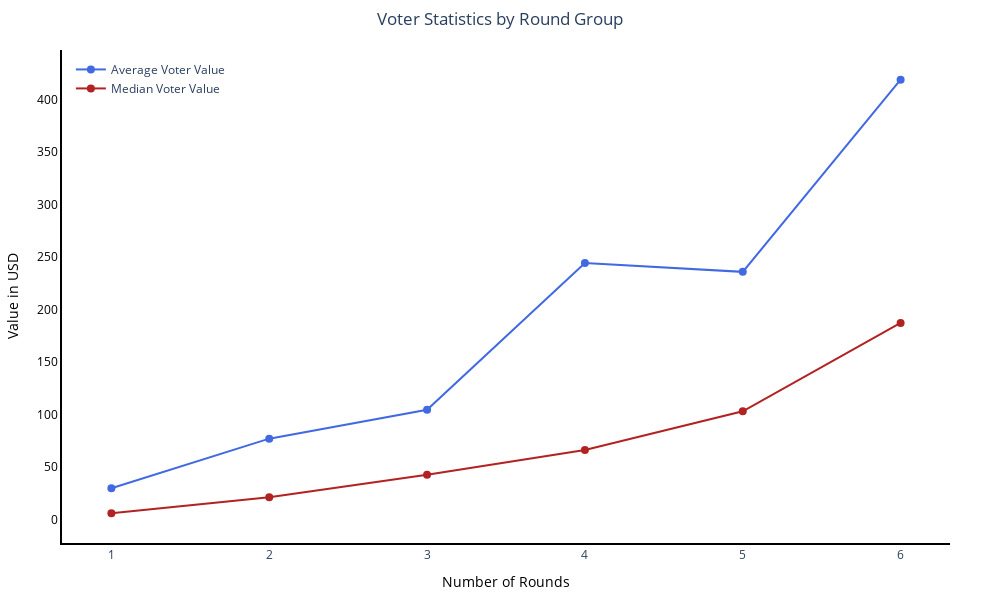

Notebook source saved alongside this figure:
### Code cell
import plotly.graph_objects as go

# Group round_num > 5 into a 6+ group
voter_stats['round_group'] = voter_stats['round_num'].apply(lambda x: x if x <= 5 else 6)

# Calculate average and median voter value for each round group
average_voter_value_per_round = voter_stats.groupby('round_group')['donated_usd'].mean()
median_voter_value_per_round = voter_stats.groupby('round_group')['donated_usd'].median()

# Calculate the number of voters in each round group
voters_per_round_group = voter_stats['round_group'].value_counts().sort_index()

# Create a figure
fig = go.Figure()

# Plot average voter value
fig.add_trace(go.Scatter(
    x=average_voter_value_per_round.index, 
    y=average_voter_value_per_round.values, 
    mode='lines+markers', 
    name='Average Voter Value',
    line=dict(color='royalblue', width=2),
    marker=dict(size=8)
))

# Plot median voter value
fig.add_trace(go.Scatter(
    x=median_voter_value_per_round.index, 
    y=median_voter_value_per_round.values, 
    mode='lines+markers', 
    name='Median Voter Value',
    line=dict(color='firebrick', width=2),
    marker=dict(size=8)
))

# Update layout for storytelling
fig.update_layout(
    height=600, 
    width=1000, 
    title_text="Voter Statistics by Round Group",
    title_x=0.5,
    xaxis=dict(
        title="Number of Rounds",
        titlefont=dict(size=14, color='black'),
        tickmode='linear',
        showline=True,  # Add axis line
        linecolor='black',  # Axis line color
        linewidth=2  # Axis line width
    ),
    yaxis=dict(
        title="Value in USD",
        titlefont=dict(size=14, color='black'),
        tickfont=dict(color='black'),
        showline=True,  # Add axis line
        linecolor='black',  # Axis line color
        linewidth=2  # Axis line width
    ),
    legend=dict(
        x=0.01, 
        y=0.99, 
        bgcolor='rgba(255, 255, 255, 0)',
        bordercolor='rgba(255, 255, 255, 0)'
    ),
    plot_bgcolor='white',
    margin=dict(l=50, r=50, t=50, b=50)
)

# Remove gridlines for a cleaner look
fig.update_xaxes(showgrid=False)
fig.update_yaxes(showgrid=False)

fig.show()

### Figure 1 — Plotly figure (JSON) as saved in the notebook; plotly's stock layout.template omitted (floating-point values rounded to 4 significant figures)
{"data": [{"line": {"color": "royalblue", "width": 2}, "marker": {"size": 8}, "mode": "lines+markers", "name": "Average Voter Value", "type": "scatter", "x": [1, 2, 3, 4, 5, 6], "y": [29.99, 77.24, 104.7, 244.4, 236.1, 419.0]}, {"line": {"color": "firebrick", "width": 2}, "marker": {"size": 8}, "mode": "lines+markers", "name": "Median Voter Value", "type": "scatter", "x": [1, 2, 3, 4, 5, 6], "y": [6.151, 21.42, 42.89, 66.45, 103.3, 187.5]}], "layout": {"height": 600, "legend": {"bgcolor": "rgba(255, 255, 255, 0)", "bordercolor": "rgba(255, 255, 255, 0)", "x": 0.01, "y": 0.99}, "margin": {"b": 50, "l": 50, "r": 50, "t": 50}, "plot_bgcolor": "white", "title": {"text": "Voter Statistics by Round Group", "x": 0.5}, "width": 1000, "xaxis": {"linecolor": "black", "linewidth": 2, "showgrid": false, "showline": true, "tickmode": "linear", "title": {"font": {"color": "black", "size": 14}, "text": "Number of Rounds"}}, "yaxis": {"linecolor": "black", "linewidth": 2, "showgrid": false, "showline": true, "tickfont": {"color": "black"}, "title": {"font": {"color": "black", "size": 14}, "text": "Value in USD"}}}}
